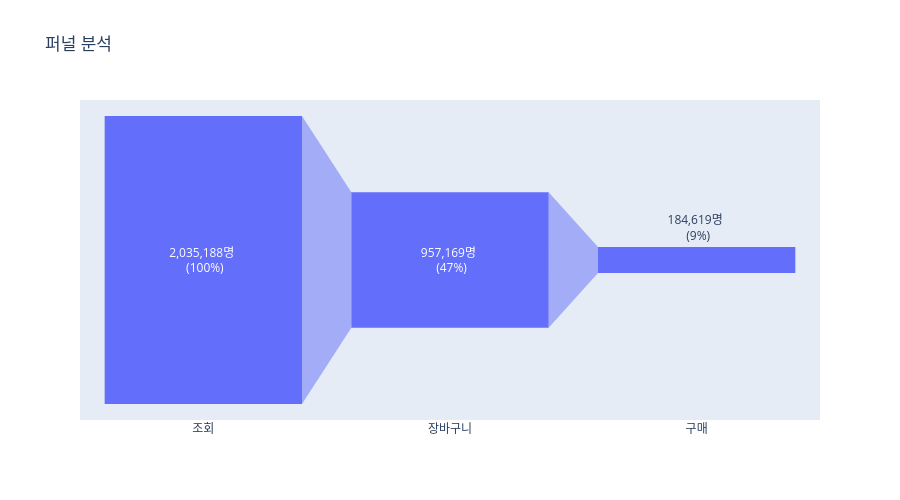

Notebook code for this chart:
### Code cell
# 각 단계별 퍼널 차트 시각화
event_dict = {"view": "조회", "cart": "장바구니", "purchase": "구매"} # 각 단계별 라벨링

fig = go.Figure(
    go.Funnel(
        x=funnel["event_type"].map(event_dict),
        y=funnel["count"],
        orientation="v", 
        texttemplate="%{value:,.0f}명 <br> (%{percentInitial})" # 수치와 비중을 함께 출력
    )
)

fig.update_layout(
    title="퍼널 분석",
    width=900,
    height=500
)
fig.show()

### Figure 1 — Plotly figure (JSON) as saved in the notebook; plotly's stock layout.template omitted (floating-point values rounded to 4 significant figures)
{"data": [{"orientation": "v", "texttemplate": "%{value:,.0f}명 <br> (%{percentInitial})", "type": "funnel", "x": ["조회", "장바구니", "구매"], "y": [2035000.0, 957200.0, 184600.0]}], "layout": {"height": 500, "title": {"text": "퍼널 분석"}, "width": 900}}
